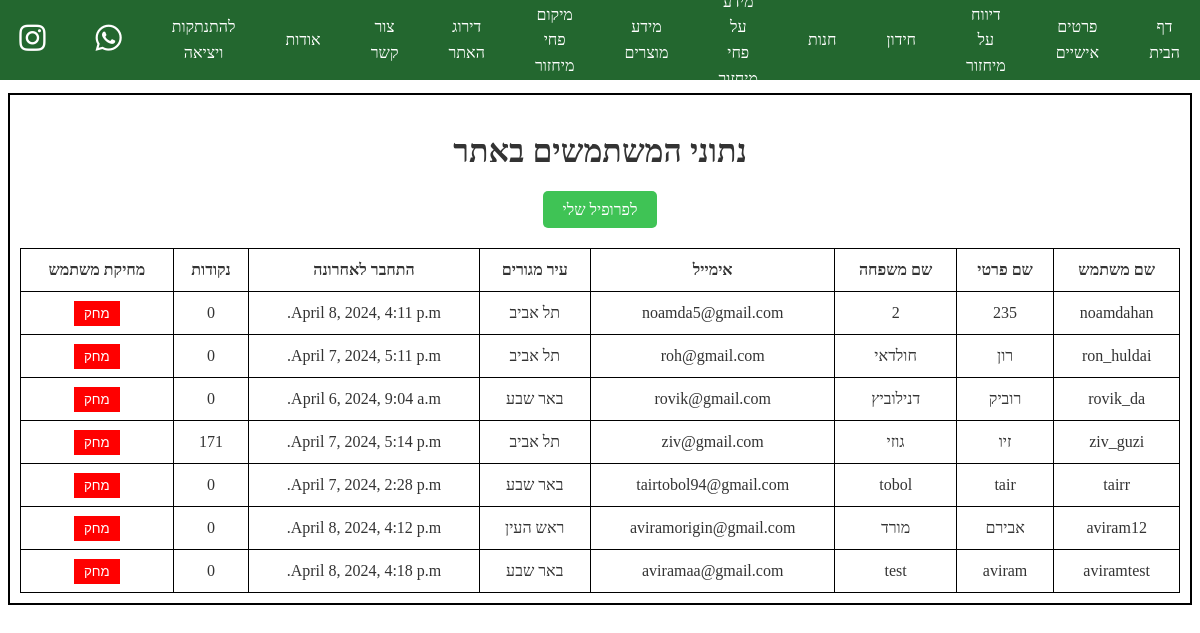
Screenshot of /website/data_user/ (signed in) with the database file from the repository.
### website/models.py (models this page shows)
class User(AbstractUser):
	first_name = models.CharField(max_length=50)
	last_name = models.CharField(max_length=50)
	email = models.EmailField(max_length=100, unique=True)
	USER_TYPE_CHOICES = (
		(0, 'Private'),
		(1, 'Corporation')
	)
	user_type = models.SmallIntegerField(default=0, choices=USER_TYPE_CHOICES)
	location = models.CharField(max_length=50)
	comp_num = models.PositiveIntegerField(blank=True, null=True)
	points = models.PositiveIntegerField(default=0)
	class Meta:
		app_label = 'website'
		verbose_name = 'User'
		verbose_name_plural = 'Users'

### website/views.py (the view)
# urls.py: path('data_user/', views.data_user, name='data_user'),
@login_required
def data_user(request):
    loginuser = request.user
    checkadmin = loginuser.is_superuser
    usertype = loginuser.user_type
    userID = loginuser.id
    userLocation = loginuser.location
    if checkadmin:
        usertype = "a"
    recycling_data = User.objects.all()  # ניגשנו לשדה בתוך שדה עם __
    context = {
        'userType': usertype,
        'recycling_data': recycling_data,
    }
    return render(request, 'data_user.html', context)

### website/templates/data_user.html (shortened to what this page needs)
{% extends "master.html" %}
{% load static %}
{% block extra_css %}
<link rel="stylesheet" href="{% static 'css/styles.css' %}">
<link rel="stylesheet" href="{% static 'css/master.css' %}">
<link rel="stylesheet" href="{% static 'css/data_user.css' %}">
{% endblock %}
{% block content %}
<h1>נתוני המשתמשים באתר</h1>
<div class="map-container">
    <h1>נתוני המשתמשים באתר</h1>
    <div class="profile-link">
        <a href="{% url 'userform' %}">לפרופיל שלי</a>
    </div>
    <br>
    <table>
        <tr>
            <th>שם משתמש</th>
            <th>שם פרטי</th>
            <th>שם משפחה</th>
            <th>אימייל</th>
            <th>עיר מגורים</th>
            <th>התחבר לאחרונה</th>
            <th>נקודות</th>
            <th>מחיקת משתמש</th>
        </tr>
        {% for p in recycling_data %}
        <tr>
            <td>{{ p.username }}</td>
            <td>{{ p.first_name }}</td>
            <td>{{ p.last_name }}</td>
            <td>{{ p.email }}</td>
            <td>{{ p.location }}</td>
            <td>{{ p.last_login }}</td>
            <td>{{ p.points }}</td>
            <td>
                <form method="post" action="{% url 'delete_user' p.id %}">
                    <button type="submit" onclick="showAlertAndRedirect(event)">מחק</button>
                </form>
            </td>
        </tr>
        {% endfor %}
    </table>
</div>
{% endblock %}

### website/static/css/styles.css (style rules this page uses)
body { font-size: 16px; line-height: 1.6; color: #333; background-image: url('https://images.immediate.co.uk/production/volatile/sites/10/2023/06/2048x1365-Oak-trees-SEO-GettyImages-90590330-b6bfe8b.jpg?quality=90&webp=true&resize=1200,800'); background-size: cover; background-repeat: no-repeat; background-attachment: fixed; background-position: center calc(15% - 50px); direction: rtl; margin: 100; padding: 100; background-color: #23672f; }

### website/templates/data_user.html (style rules this page uses)
body { background-color: rgba(255, 255, 255, 0.8); }
h1 { text-align: center; margin-bottom: 20px; }
.profile-link a { background-color: rgb(63, 195, 85); color: white; padding: 10px 20px; border-radius: 5px; text-decoration: none; }
.map-container { border: 2px solid black; padding: 10px; margin-bottom: 20px; background-color: rgba(255, 255, 255, 0.8); }
table { width: 100%; border-collapse: collapse; }
th, td { border: 1px solid black; padding: 8px; text-align: center; }
th { background-color: rgba(255, 255, 255, 0.8); }
tr:nth-child(even) { background-color: rgba(255, 255, 255, 0.8); }
tr:nth-child(odd) { background-color: rgba(255, 255, 255, 0.8); }
button { background-color: red; color: white; border: none; padding: 5px 10px; cursor: pointer; }
.profile-link { display: block; width: 100%; text-align: center; margin-top: 20px; }

### rows the page displays
User: username "noamdahan", first_name "235", last_name "2", email "noamda5@gmail.com", location "תל אביב", last_login "April 8, 2024, 4:11 p.m.", points "0"
User: username "ron_huldai", first_name "רון", last_name "חולדאי", email "roh@gmail.com", location "תל אביב", last_login "April 7, 2024, 5:11 p.m.", points "0"
User: username "rovik_da", first_name "רוביק", last_name "דנילוביץ", email "rovik@gmail.com", location "באר שבע", last_login "April 6, 2024, 9:04 a.m.", points "0"
User: username "ziv_guzi", first_name "זיו", last_name "גוזי", email "ziv@gmail.com", location "תל אביב", last_login "April 7, 2024, 5:14 p.m.", points "171"
User: username "tairr", first_name "tair", last_name "tobol", email "tairtobol94@gmail.com", location "באר שבע", last_login "April 7, 2024, 2:28 p.m.", points "0"
User: username "aviram12", first_name "אבירם", last_name "מורד", email "aviramorigin@gmail.com", location "ראש העין", last_login "April 8, 2024, 4:12 p.m.", points "0"
User: username "aviramtest", first_name "aviram", last_name "test", email "aviramaa@gmail.com", location "באר שבע", last_login "April 8, 2024, 4:18 p.m.", points "0"
